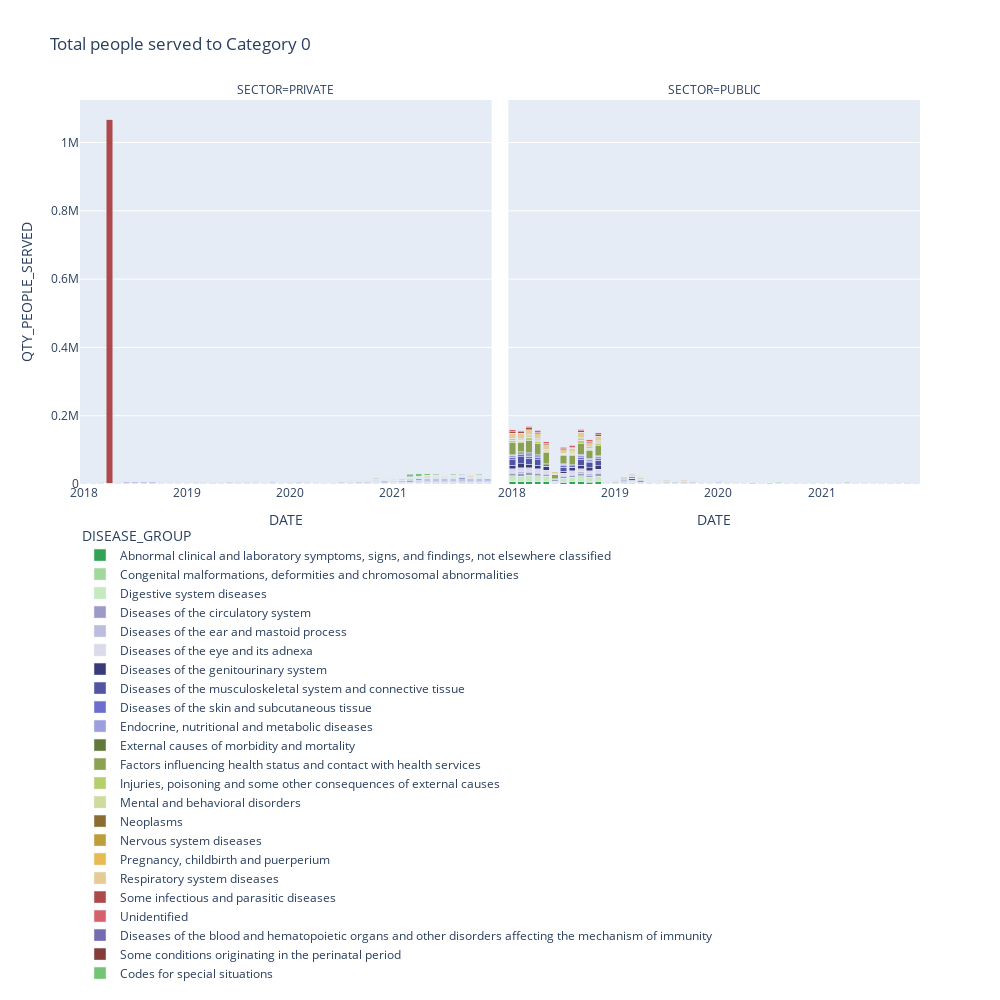

The notebook cell saved with this chart:
### Code cell
fig = px.bar(data_temp, 
             x="DATE", 
             y="QTY_PEOPLE_SERVED", 
             color="DISEASE_GROUP", 
             barmode="stack", 
             facet_col="SECTOR",
             width=1000, height=1000,
             color_discrete_map = dict_colors,
             title='Total people served to Category ' + CATEGORIA_STUDIO,
            )
        
fig.update_layout(legend=dict(yanchor="top",
                              y=-0.1,
                              xanchor="left",
                              x=0
                             ),
                  showlegend=True
                 )

fig.show()
fig.write_html("results/Sector_"+CATEGORIA_STUDIO+".html")
